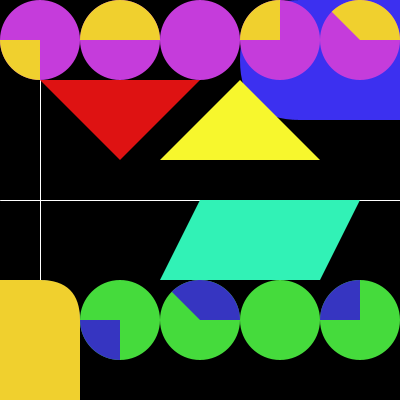
Frame 1 (no input)
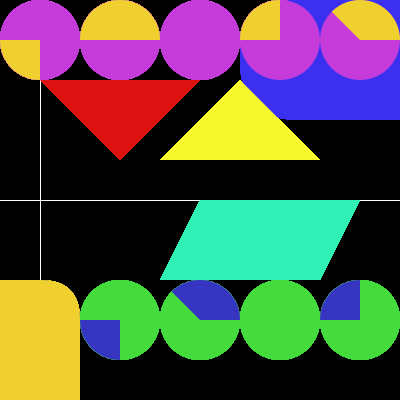
Frame 60 (the mouse pressed at the canvas centre just before this capture)
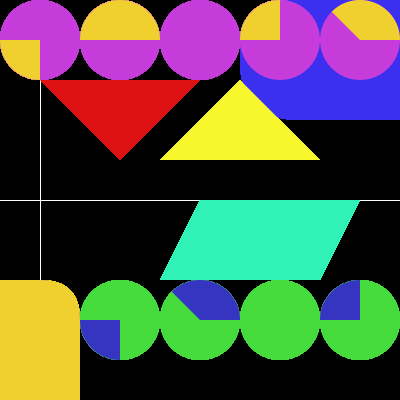
Frame 120 (the mouse held since frame 60 and released just before this capture)

The Processing sketch that drew these frames (run headless with seeded random() and noise(); from frame 60 on, the mouse is pressed at the canvas centre):

// Processing sketch: processing_143813
// ── processing_143813.pde

void setup(){
  size(400,400);
  background(0);
}
void draw(){
  stroke(255);
  line(40,400,40,0);
  noStroke();
  line(80,400,80,0);
  line(120,400,120,0);
  line(160,400,160,0);
  line(200,400,200,0);
  line(240,400,240,0);
  line(280,400,280,0);
  line(320,400,320,0);
  line(360,400,360,0);
  line(0,40,400,40);
  line(0,80,400,80);
  line(0,120,400,120);
  line(0,160,400,160);
  stroke(255);
  line(0,200,400,200);
  noStroke();
  line(0,240,400,240);
  line(0,280,400,280);
  line(0,320,400,320);
  line(0,360,400,360);
  noStroke();
  fill(60,48,240);
  rect(240,0,240,120,400,0,400,120);
  fill(69,219,60);
  ellipse(40,320,80,80);
  ellipse(120,320,80,80);
  ellipse(200,320,80,80);
  ellipse(280,320,80,80);
  ellipse(360,320,80,80);
  fill(197,60,219);
  ellipse(40,40,80,80);
  ellipse(120,40,80,80);
  ellipse(200,40,80,80);
  ellipse(280,40,80,80);
  ellipse(360,40,80,80);
  fill(54,53,193);
  arc(40,320,80,80,PI,TWO_PI);
  arc(120,320,80,80,HALF_PI,PI);
  arc(200,320,80,80, PI+QUARTER_PI,TWO_PI);
  arc(360,320,80,80,-PI,-HALF_PI);
  fill(240,208,46);
  arc(40,40,80,80, HALF_PI, PI);
  arc(120,40,80,80,PI, TWO_PI);
  arc(280,40,80,80,-PI,-HALF_PI);
  arc(360,40,80,80,PI+QUARTER_PI,TWO_PI);
  rect(0,280,80,280,0,160,80,160);
  fill(222,18,18);
  triangle(40,80,200,80,120,160);
  fill(247,247,45);
  triangle(160,160,240,80,320,160);
  fill(49,242,182);
  quad(160,280,200,200,360,200,320,280);
}
 
  
